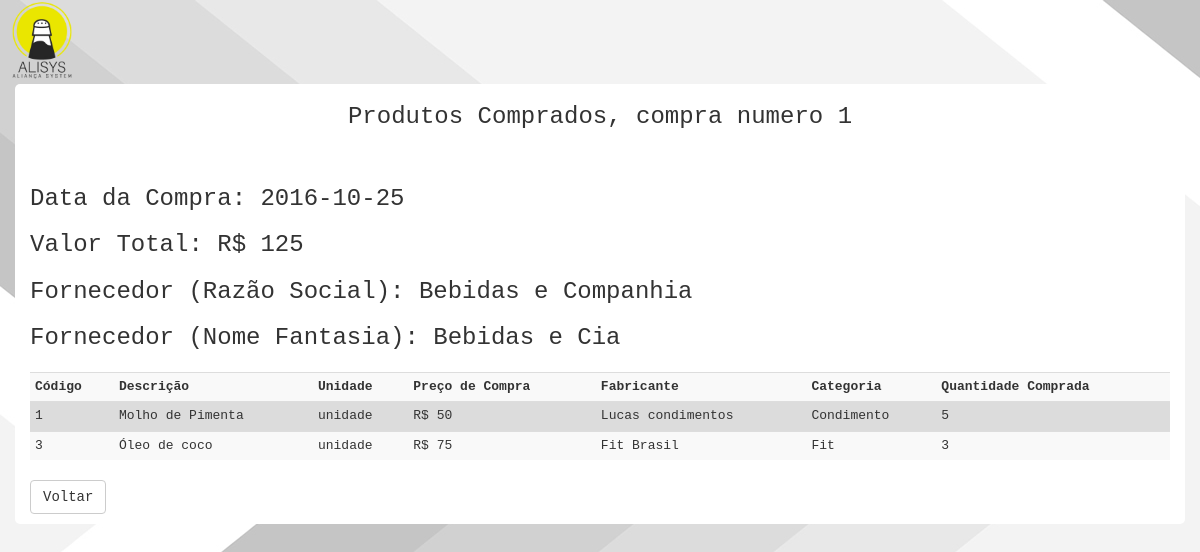
Screenshot of /AliSys_interface/Compra/Relatorio/DetalhesCompra.php?codigo=1 with the database file from the repository.
### tables this page shows
create table compra(
	codigo            int not null,
    valortotal        double ,
    datapag           date,
    fornecedor_codigo int,
    nnota             varchar(50) not null ,
    foreign key (fornecedor_codigo) 
    references fornecedor(codigo),
    primary key (codigo)
);

create table fornecedor(
	codigo    int auto_increment not null,
    nomefant  varchar(50) ,
    cnpj      varchar(20) not null,
    razsocial varchar(50) not null,
    vendedor  varchar(50),
    email     varchar(50),
    telefone  varchar(10) not null,
    uf        varchar(2),
    cidade    varchar(50),
    rua       varchar(50),
    numero    int,
    primary key (codigo)
);

create table produto(
	codigo          int not null,
    descricao       varchar(50) not null,
    precovenda      double not null,
    cod_unidade     int,
    fabricante      varchar(20),
    quantidade      int DEFAULT NULL,
    categoria_codigo int,
    primary key (codigo),
    foreign key (categoria_codigo) references categoria(codigo),
    foreign key (cod_unidade) references unidade(codigo)
);

create table unidade(
	codigo    int auto_increment primary key,
    descricao varchar(50) not null
);

create table itemCompra(
	codigoitem		  int not null,
	codigocompra      int not null,
    produto_codigo    int not null,
    quantidade        int not null,
    valor			  double not null,
    foreign key (codigocompra) references compra (codigo),
    foreign key (produto_codigo) references produto (codigo),
    primary key (codigoitem, codigocompra)
);

create table categoria(
	codigo    int auto_increment primary key,
    descricao varchar(50) not null
);

### AliSys_interface/Compra/Relatorio/DetalhesCompra.php (the view, shortened to what this page needs)
<html>
    <head>
        <link rel="stylesheet" href="../../bootstrap-3.3.6-dist/css/bootstrap.min.css">
    </head>
    <body style='background-attachment:fixed;' background="../../imagens/madeira.jpg" bgproperties="fixed">
        <?php
        include '../../logo.php';
        echo'<div class="container">';
        echo '<center><h3>Produtos Comprados, compra numero ' . $_GET['codigo'] . '</h3> </center><br>';
        include '../../ConectaBanco.php';
        $busca3="select * from compra where codigo=".$_GET['codigo'].";";
        $resultado3 = mysqli_query($conexao, $busca3);
        $produto3 = mysqli_fetch_assoc($resultado3);
        echo"<h3>Data da Compra: ".$produto3['datapag']."<h3>";
        echo"<h3>Valor Total: R$ ".$produto3['valortotal']."<h3>";
        $busca4="select * from fornecedor where codigo=".$produto3['fornecedor_codigo'].";";
        $resultado4 = mysqli_query($conexao, $busca4);
        $produto4 = mysqli_fetch_assoc($resultado4);
        echo"<h3>Fornecedor (Razão Social): ".$produto4['razsocial']."<h3>";
        echo"<h3>Fornecedor (Nome Fantasia): ".$produto4['nomefant']."<h3>";
        $busca2 = "select * from itemCompra where codigocompra=" . $_GET['codigo'] . ";";
        $resultado2 = mysqli_query($conexao, $busca2);
        $produto2 = mysqli_fetch_assoc($resultado2);
        echo "<center><table class='table table-condensed table-striped' style='background-color:#DCDCDC'>"
        . "<tr style='font-weight:bolder' ><td>Código</td ><td > Descrição</td><td > Unidade </td><td >  Preço de Compra </td><td>Fabricante</td >"
        . "<td>Categoria </td> <td>Quantidade Comprada</td > </tr>";
        while ($produto2) {
            $busca = "select produto.*, categoria.descricao as catdesc, unidade.descricao as unidesc from produto "
                    . "left join categoria on produto.categoria_codigo=categoria.codigo "
                    . "left join unidade on unidade.codigo=produto.cod_unidade where produto.codigo=" . $produto2['produto_codigo'] . ";";
            $resultado = mysqli_query($conexao, $busca);
            $produto = mysqli_fetch_assoc($resultado);
            while ($produto) {
                if (isset($produto['cod_unidade'])) {
                    $uni = $produto['unidesc'];
                } else {
                    $uni = "<div style='font-weight: bold;'>Não associado</div>";
                }
                if (isset($produto['categoria_codigo'])) {
                    $cat = $produto['catdesc'];
                } else {
                    $cat = "<div style='font-weight: bold;'>Não associado</div>";
                }
                echo "<tr><td>" . $produto['codigo'] . "</td><td>" . $produto['descricao'] . "</td>"
                . "<td>" . $uni . "</td><td>R$ " . $produto2['valor'] . "</td>"
                . "<td>" . $produto['fabricante'] . "</td><td>" .
                $cat . " </td><td>" . $produto2['quantidade'] . "</td></tr>";
                $produto = mysqli_fetch_assoc($resultado);
            }
            $produto2 = mysqli_fetch_assoc($resultado2);
        }
        echo "</table></center>";
        echo'<a class="btn btn-default" href="GerarRelatorioCompras.php">Voltar</a> </div> ';
        ?>
    </body>
</html>

### rows the page displays
compra: datapag "2016-10-25", valortotal "125"
fornecedor: razsocial "Bebidas e Companhia", nomefant "Bebidas e Cia"
produto: codigo "1", descricao "Molho de Pimenta", cod_unidade.descricao "unidade", fabricante "Lucas condimentos", categoria_codigo.descricao "Condimento"
itemcompra: valor "50", quantidade "5"
produto: codigo "3", descricao "Óleo de coco", cod_unidade.descricao "unidade", fabricante "Fit Brasil", categoria_codigo.descricao "Fit"
itemcompra: valor "75", quantidade "3"

### other values shown
$_GET['codigo'] "1"
